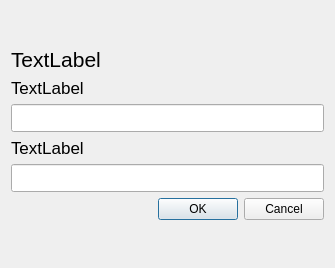
<?xml version="1.0" encoding="UTF-8"?>
<ui version="4.0">
 <class>create_channel_group</class>
 <widget class="QDialog" name="create_channel_group">
  <property name="geometry">
   <rect>
    <x>0</x>
    <y>0</y>
    <width>335</width>
    <height>268</height>
   </rect>
  </property>
  <property name="windowTitle">
   <string>Dialog</string>
  </property>
  <layout class="QVBoxLayout" name="verticalLayout">
   <item>
    <spacer name="verticalSpacer_2">
     <property name="orientation">
      <enum>Qt::Vertical</enum>
     </property>
     <property name="sizeHint" stdset="0">
      <size>
       <width>20</width>
       <height>40</height>
      </size>
     </property>
    </spacer>
   </item>
   <item>
    <widget class="QLabel" name="label">
     <property name="font">
      <font>
       <pointsize>16</pointsize>
      </font>
     </property>
     <property name="text">
      <string>TextLabel</string>
     </property>
    </widget>
   </item>
   <item>
    <widget class="QLabel" name="label_2">
     <property name="font">
      <font>
       <pointsize>13</pointsize>
      </font>
     </property>
     <property name="text">
      <string>TextLabel</string>
     </property>
    </widget>
   </item>
   <item>
    <widget class="QLineEdit" name="name">
     <property name="font">
      <font>
       <pointsize>13</pointsize>
      </font>
     </property>
    </widget>
   </item>
   <item>
    <widget class="QLabel" name="label_3">
     <property name="font">
      <font>
       <pointsize>13</pointsize>
      </font>
     </property>
     <property name="text">
      <string>TextLabel</string>
     </property>
    </widget>
   </item>
   <item>
    <widget class="QLineEdit" name="title">
     <property name="font">
      <font>
       <pointsize>13</pointsize>
      </font>
     </property>
    </widget>
   </item>
   <item>
    <widget class="QDialogButtonBox" name="buttonBox">
     <property name="orientation">
      <enum>Qt::Horizontal</enum>
     </property>
     <property name="standardButtons">
      <set>QDialogButtonBox::Cancel|QDialogButtonBox::Ok</set>
     </property>
    </widget>
   </item>
   <item>
    <spacer name="verticalSpacer">
     <property name="orientation">
      <enum>Qt::Vertical</enum>
     </property>
     <property name="sizeHint" stdset="0">
      <size>
       <width>20</width>
       <height>40</height>
      </size>
     </property>
    </spacer>
   </item>
  </layout>
 </widget>
 <resources/>
 <connections>
  <connection>
   <sender>buttonBox</sender>
   <signal>accepted()</signal>
   <receiver>create_channel_group</receiver>
   <slot>accept()</slot>
   <hints>
    <hint type="sourcelabel">
     <x>248</x>
     <y>254</y>
    </hint>
    <hint type="destinationlabel">
     <x>157</x>
     <y>274</y>
    </hint>
   </hints>
  </connection>
  <connection>
   <sender>buttonBox</sender>
   <signal>rejected()</signal>
   <receiver>create_channel_group</receiver>
   <slot>reject()</slot>
   <hints>
    <hint type="sourcelabel">
     <x>316</x>
     <y>260</y>
    </hint>
    <hint type="destinationlabel">
     <x>286</x>
     <y>274</y>
    </hint>
   </hints>
  </connection>
 </connections>
</ui>
